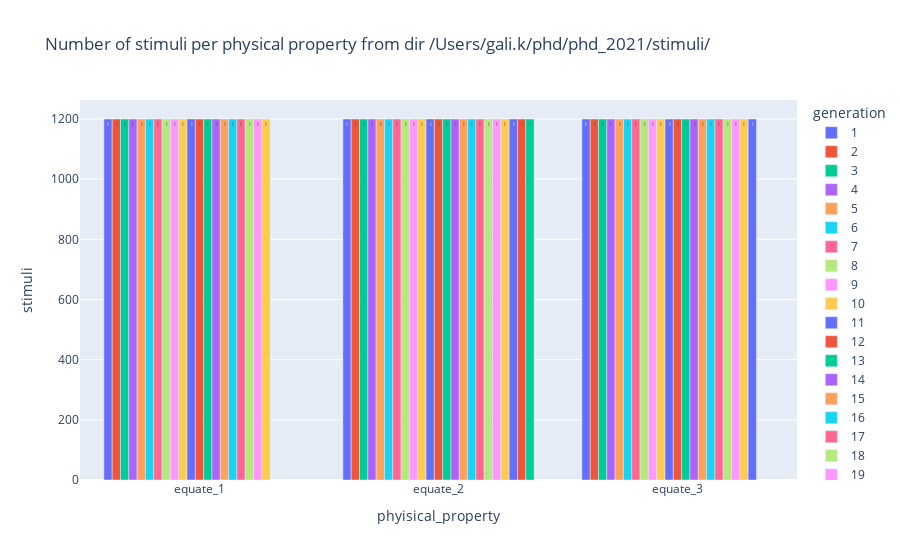

The cell this chart's notebook holds for it:
### Code cell
path = "/Users/gali.k/phd/phd_2021/stimuli" + os.sep
histogram_df = plot_stimuli_histogram(path)
fig = px.bar(histogram_df, x='phyisical_property', y='stimuli', color='generation', barmode='group', text_auto=True, title=f"Number of stimuli per physical property from dir {path}")
fig.show()

### Figure 1 — Plotly figure (JSON) as saved in the notebook; plotly's stock layout.template omitted (floating-point values rounded to 4 significant figures)
{"data": [{"alignmentgroup": "True", "hovertemplate": "generation=1<br>phyisical_property=%{x}<br>stimuli=%{y}<extra></extra>", "legendgroup": "1", "marker": {"color": "#636efa", "pattern": {"shape": ""}}, "name": "1", "offsetgroup": "1", "orientation": "v", "showlegend": true, "textposition": "auto", "texttemplate": "%{y}", "x": ["equate_1", "equate_2", "equate_3"], "xaxis": "x", "y": [1200, 1200, 1200], "yaxis": "y", "type": "bar"}, {"alignmentgroup": "True", "hovertemplate": "generation=2<br>phyisical_property=%{x}<br>stimuli=%{y}<extra></extra>", "legendgroup": "2", "marker": {"color": "#EF553B", "pattern": {"shape": ""}}, "name": "2", "offsetgroup": "2", "orientation": "v", "showlegend": true, "textposition": "auto", "texttemplate": "%{y}", "x": ["equate_1", "equate_2", "equate_3"], "xaxis": "x", "y": [1200, 1200, 1200], "yaxis": "y", "type": "bar"}, {"alignmentgroup": "True", "hovertemplate": "generation=3<br>phyisical_property=%{x}<br>stimuli=%{y}<extra></extra>", "legendgroup": "3", "marker": {"color": "#00cc96", "pattern": {"shape": ""}}, "name": "3", "offsetgroup": "3", "orientation": "v", "showlegend": true, "textposition": "auto", "texttemplate": "%{y}", "x": ["equate_1", "equate_2", "equate_3"], "xaxis": "x", "y": [1200, 1200, 1200], "yaxis": "y", "type": "bar"}, {"alignmentgroup": "True", "hovertemplate": "generation=4<br>phyisical_property=%{x}<br>stimuli=%{y}<extra></extra>", "legendgroup": "4", "marker": {"color": "#ab63fa", "pattern": {"shape": ""}}, "name": "4", "offsetgroup": "4", "orientation": "v", "showlegend": true, "textposition": "auto", "texttemplate": "%{y}", "x": ["equate_1", "equate_2", "equate_3"], "xaxis": "x", "y": [1200, 1200, 1200], "yaxis": "y", "type": "bar"}, {"alignmentgroup": "True", "hovertemplate": "generation=5<br>phyisical_property=%{x}<br>stimuli=%{y}<extra></extra>", "legendgroup": "5", "marker": {"color": "#FFA15A", "pattern": {"shape": ""}}, "name": "5", "offsetgroup": "5", "orientation": "v", "showlegend": true, "textposition": "auto", "texttemplate": "%{y}", "x": ["equate_1", "equate_2", "equate_3"], "xaxis": "x", "y": [1200, 1200, 1200], "yaxis": "y", "type": "bar"}, {"alignmentgroup": "True", "hovertemplate": "generation=6<br>phyisical_property=%{x}<br>stimuli=%{y}<extra></extra>", "legendgroup": "6", "marker": {"color": "#19d3f3", "pattern": {"shape": ""}}, "name": "6", "offsetgroup": "6", "orientation": "v", "showlegend": true, "textposition": "auto", "texttemplate": "%{y}", "x": ["equate_1", "equate_2", "equate_3"], "xaxis": "x", "y": [1200, 1200, 1200], "yaxis": "y", "type": "bar"}, {"alignmentgroup": "True", "hovertemplate": "generation=7<br>phyisical_property=%{x}<br>stimuli=%{y}<extra></extra>", "legendgroup": "7", "marker": {"color": "#FF6692", "pattern": {"shape": ""}}, "name": "7", "offsetgroup": "7", "orientation": "v", "showlegend": true, "textposition": "auto", "texttemplate": "%{y}", "x": ["equate_1", "equate_2", "equate_3"], "xaxis": "x", "y": [1200, 1200, 1200], "yaxis": "y", "type": "bar"}, {"alignmentgroup": "True", "hovertemplate": "generation=8<br>phyisical_property=%{x}<br>stimuli=%{y}<extra></extra>", "legendgroup": "8", "marker": {"color": "#B6E880", "pattern": {"shape": ""}}, "name": "8", "offsetgroup": "8", "orientation": "v", "showlegend": true, "textposition": "auto", "texttemplate": "%{y}", "x": ["equate_1", "equate_2", "equate_3"], "xaxis": "x", "y": [1200, 1200, 1200], "yaxis": "y", "type": "bar"}, {"alignmentgroup": "True", "hovertemplate": "generation=9<br>phyisical_property=%{x}<br>stimuli=%{y}<extra></extra>", "legendgroup": "9", "marker": {"color": "#FF97FF", "pattern": {"shape": ""}}, "name": "9", "offsetgroup": "9", "orientation": "v", "showlegend": true, "textposition": "auto", "texttemplate": "%{y}", "x": ["equate_1", "equate_2", "equate_3"], "xaxis": "x", "y": [1200, 1200, 1200], "yaxis": "y", "type": "bar"}, {"alignmentgroup": "True", "hovertemplate": "generation=10<br>phyisical_property=%{x}<br>stimuli=%{y}<extra></extra>", "legendgroup": "10", "marker": {"color": "#FECB52", "pattern": {"shape": ""}}, "name": "10", "offsetgroup": "10", "orientation": "v", "showlegend": true, "textposition": "auto", "texttemplate": "%{y}", "x": ["equate_1", "equate_2", "equate_3"], "xaxis": "x", "y": [1200, 1200, 1200], "yaxis": "y", "type": "bar"}, {"alignmentgroup": "True", "hovertemplate": "generation=11<br>phyisical_property=%{x}<br>stimuli=%{y}<extra></extra>", "legendgroup": "11", "marker": {"color": "#636efa", "pattern": {"shape": ""}}, "name": "11", "offsetgroup": "11", "orientation": "v", "showlegend": true, "textposition": "auto", "texttemplate": "%{y}", "x": ["equate_1", "equate_2", "equate_3"], "xaxis": "x", "y": [1200, 1200, 1200], "yaxis": "y", "type": "bar"}, {"alignmentgroup": "True", "hovertemplate": "generation=12<br>phyisical_property=%{x}<br>stimuli=%{y}<extra></extra>", "legendgroup": "12", "marker": {"color": "#EF553B", "pattern": {"shape": ""}}, "name": "12", "offsetgroup": "12", "orientation": "v", "showlegend": true, "textposition": "auto", "texttemplate": "%{y}", "x": ["equate_1", "equate_2", "equate_3"], "xaxis": "x", "y": [1200, 1200, 1200], "yaxis": "y", "type": "bar"}, {"alignmentgroup": "True", "hovertemplate": "generation=13<br>phyisical_property=%{x}<br>stimuli=%{y}<extra></extra>", "legendgroup": "13", "marker": {"color": "#00cc96", "pattern": {"shape": ""}}, "name": "13", "offsetgroup": "13", "orientation": "v", "showlegend": true, "textposition": "auto", "texttemplate": "%{y}", "x": ["equate_1", "equate_2", "equate_3"], "xaxis": "x", "y": [1200, 1200, 1200], "yaxis": "y", "type": "bar"}, {"alignmentgroup": "True", "hovertemplate": "generation=14<br>phyisical_property=%{x}<br>stimuli=%{y}<extra></extra>", "legendgroup": "14", "marker": {"color": "#ab63fa", "pattern": {"shape": ""}}, "name": "14", "offsetgroup": "14", "orientation": "v", "showlegend": true, "textposition": "auto", "texttemplate": "%{y}", "x": ["equate_1", "equate_2", "equate_3"], "xaxis": "x", "y": [1200, 1200, 1200], "yaxis": "y", "type": "bar"}, {"alignmentgroup": "True", "hovertemplate": "generation=15<br>phyisical_property=%{x}<br>stimuli=%{y}<extra></extra>", "legendgroup": "15", "marker": {"color": "#FFA15A", "pattern": {"shape": ""}}, "name": "15", "offsetgroup": "15", "orientation": "v", "showlegend": true, "textposition": "auto", "texttemplate": "%{y}", "x": ["equate_1", "equate_2", "equate_3"], "xaxis": "x", "y": [1200, 1200, 1200], "yaxis": "y", "type": "bar"}, {"alignmentgroup": "True", "hovertemplate": "generation=16<br>phyisical_property=%{x}<br>stimuli=%{y}<extra></extra>", "legendgroup": "16", "marker": {"color": "#19d3f3", "pattern": {"shape": ""}}, "name": "16", "offsetgroup": "16", "orientation": "v", "showlegend": true, "textposition": "auto", "texttemplate": "%{y}", "x": ["equate_1", "equate_2", "equate_3"], "xaxis": "x", "y": [1200, 1200, 1200], "yaxis": "y", "type": "bar"}, {"alignmentgroup": "True", "hovertemplate": "generation=17<br>phyisical_property=%{x}<br>stimuli=%{y}<extra></extra>", "legendgroup": "17", "marker": {"color": "#FF6692", "pattern": {"shape": ""}}, "name": "17", "offsetgroup": "17", "orientation": "v", "showlegend": true, "textposition": "auto", "texttemplate": "%{y}", "x": ["equate_1", "equate_2", "equate_3"], "xaxis": "x", "y": [1200, 1200, 1200], "yaxis": "y", "type": "bar"}, {"alignmentgroup": "True", "hovertemplate": "generation=18<br>phyisical_property=%{x}<br>stimuli=%{y}<extra></extra>", "legendgroup": "18", "marker": {"color": "#B6E880", "pattern": {"shape": ""}}, "name": "18", "offsetgroup": "18", "orientation": "v", "showlegend": true, "textposition": "auto", "texttemplate": "%{y}", "x": ["equate_1", "equate_2", "equate_3"], "xaxis": "x", "y": [1200, 1200, 1200], "yaxis": "y", "type": "bar"}, {"alignmentgroup": "True", "hovertemplate": "generation=19<br>phyisical_property=%{x}<br>stimuli=%{y}<extra></extra>", "legendgroup": "19", "marker": {"color": "#FF97FF", "pattern": {"shape": ""}}, "name": "19", "offsetgroup": "19", "orientation": "v", "showlegend": true, "textposition": "auto", "texttemplate": "%{y}", "x": ["equate_1", "equate_2", "equate_3"], "xaxis": "x", "y": [1200, 1200, 1200], "yaxis": "y", "type": "bar"}, {"alignmentgroup": "True", "hovertemplate": "generation=20<br>phyisical_property=%{x}<br>stimuli=%{y}<extra></extra>", "legendgroup": "20", "marker": {"color": "#FECB52", "pattern": {"shape": ""}}, "name": "20", "offsetgroup": "20", "orientation": "v", "showlegend": true, "textposition": "auto", "texttemplate": "%{y}", "x": ["equate_1", "equate_2", "equate_3"], "xaxis": "x", "y": [1200, 1200, 1200], "yaxis": "y", "type": "bar"}, {"alignmentgroup": "True", "hovertemplate": "generation=21<br>phyisical_property=%{x}<br>stimuli=%{y}<extra></extra>", "legendgroup": "21", "marker": {"color": "#636efa", "pattern": {"shape": ""}}, "name": "21", "offsetgroup": "21", "orientation": "v", "showlegend": true, "textposition": "auto", "texttemplate": "%{y}", "x": ["equate_2", "equate_3"], "xaxis": "x", "y": [1200, 1200], "yaxis": "y", "type": "bar"}, {"alignmentgroup": "True", "hovertemplate": "generation=22<br>phyisical_property=%{x}<br>stimuli=%{y}<extra></extra>", "legendgroup": "22", "marker": {"color": "#EF553B", "pattern": {"shape": ""}}, "name": "22", "offsetgroup": "22", "orientation": "v", "showlegend": true, "textposition": "auto", "texttemplate": "%{y}", "x": ["equate_2"], "xaxis": "x", "y": [1200], "yaxis": "y", "type": "bar"}, {"alignmentgroup": "True", "hovertemplate": "generation=23<br>phyisical_property=%{x}<br>stimuli=%{y}<extra></extra>", "legendgroup": "23", "marker": {"color": "#00cc96", "pattern": {"shape": ""}}, "name": "23", "offsetgroup": "23", "orientation": "v", "showlegend": true, "textposition": "auto", "texttemplate": "%{y}", "x": ["equate_2"], "xaxis": "x", "y": [1200], "yaxis": "y", "type": "bar"}], "layout": {"xaxis": {"anchor": "y", "domain": [0.0, 1.0], "title": {"text": "phyisical_property"}}, "yaxis": {"anchor": "x", "domain": [0.0, 1.0], "title": {"text": "stimuli"}}, "legend": {"title": {"text": "generation"}, "tracegroupgap": 0}, "title": {"text": "Number of stimuli per physical property from dir /Users/gali.k/phd/phd_2021/stimuli/"}, "barmode": "group"}}
